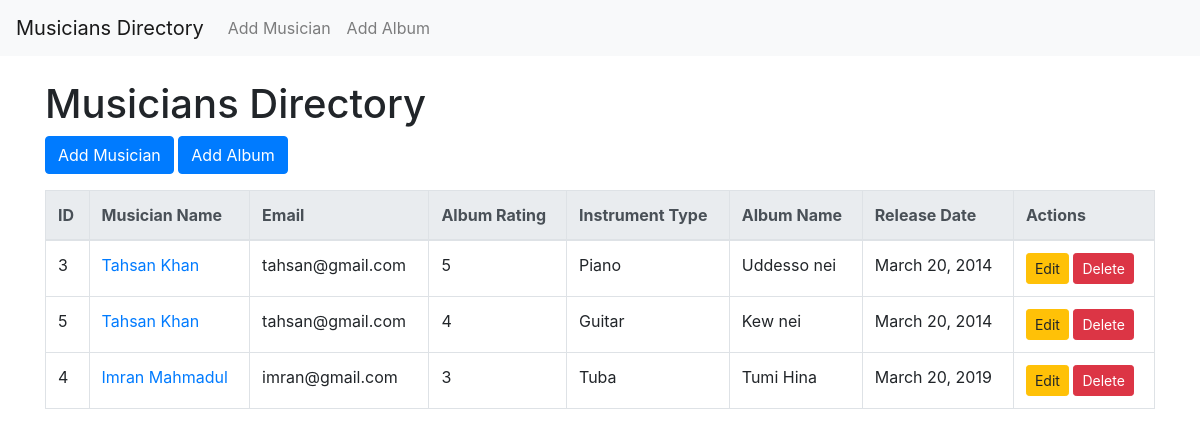
The page / on the database its author committed.
### directory/models.py (models this page shows, shortened)
class Album(models.Model):
    musician = models.ForeignKey(Musician, on_delete=models.CASCADE)
    name = models.CharField(max_length=100)
    release_date = models.DateField()
    rating = models.IntegerField(choices=[(i, i) for i in range(1, 6)])

class Musician(models.Model):
    first_name = models.CharField(max_length=100)
    last_name = models.CharField(max_length=100)
    email = models.EmailField()
    phone_number = models.CharField(max_length=15)
    instrument_type = models.CharField(max_length=100)

### directory/views.py (the view)
# urls.py: path('', views.musician_list, name='musician_list'),
def musician_list(request):
    musicians = Musician.objects.all()
    albums = Album.objects.all()
    return render(request, 'musician_list.html', {'musicians': musicians, 'albums': albums})

### directory/templates/musician_list.html
{% extends 'base.html' %}
{% block content %}
    <h1>Musicians Directory</h1>
    <div class="mb-3">
        <a class="btn btn-primary" href="{% url 'musician_create' %}">Add Musician</a>
        <a class="btn btn-primary" href="{% url 'album_create' %}">Add Album</a>
    </div>
    <table class="table table-bordered">
        <thead class="thead-light">
            <tr>
                <th>ID</th>
                <th>Musician Name</th>
                <th>Email</th>
                <th>Album Rating</th>
                <th>Instrument Type</th>
                <th>Album Name</th>
                <th>Release Date</th>
                <th>Actions</th>
            </tr>
        </thead>
        <tbody>
            {% for album in albums %}
            <tr>
                <td>{{ album.musician.id }}</td>
                <td><a href="{% url 'musician_update' album.musician.id %}">{{ album.musician.first_name }} {{ album.musician.last_name }}</a></td>
                <td>{{ album.musician.email }}</td>
                <td>{{ album.rating }}</td>
                <td>{{ album.musician.instrument_type }}</td>
                <td>{{ album.name }}</td>
                <td>{{ album.release_date }}</td>
                <td>
                    <a class="btn btn-warning btn-sm" href="{% url 'album_update' album.id %}">Edit</a>
                    <a class="btn btn-danger btn-sm" href="{% url 'album_delete' album.id %}">Delete</a>
                </td>
            </tr>
            {% endfor %}
        </tbody>
    </table>
{% endblock %}

### templates/base.html (shortened to what this page needs)
<!DOCTYPE html>
<html lang="en">
<head>
    <link href="https://stackpath.bootstrapcdn.com/bootstrap/4.5.2/css/bootstrap.min.css" rel="stylesheet">
</head>
<body>
    <nav class="navbar navbar-expand-lg navbar-light bg-light">
        <a class="navbar-brand" href="{% url 'musician_list' %}">Musicians Directory</a>
        <div class="collapse navbar-collapse" id="navbarNav">
            <ul class="navbar-nav">
                <li class="nav-item">
                    <a class="nav-link" href="{% url 'musician_create' %}">Add Musician</a>
                </li>
                <li class="nav-item">
                    <a class="nav-link" href="{% url 'album_create' %}">Add Album</a>
                </li>
            </ul>
        </div>
    </nav>
    <div class="container mt-4">
        {% block content %}{% endblock %}
    </div>
</body>
</html>

### rows shown on the page
Album: musician.id "3", musician.first_name "Tahsan", musician.last_name "Khan", musician.email "tahsan@gmail.com", rating "5", musician.instrument_type "Piano", name "Uddesso nei", release_date "March 20, 2014"
Album: musician.id "5", musician.first_name "Tahsan", musician.last_name "Khan", musician.email "tahsan@gmail.com", rating "4", musician.instrument_type "Guitar", name "Kew nei", release_date "March 20, 2014"
Album: musician.id "4", musician.first_name "Imran", musician.last_name "Mahmadul", musician.email "imran@gmail.com", rating "3", musician.instrument_type "Tuba", name "Tumi Hina", release_date "March 20, 2019"
